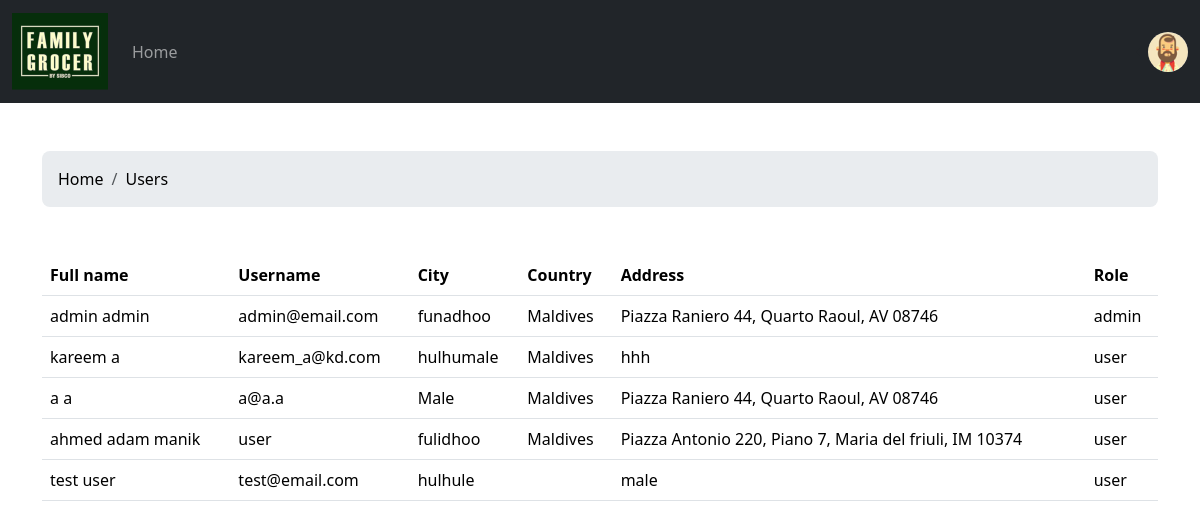
The app's page /admin/allusers.php (signed in) with its own data.
### tables this page shows
CREATE TABLE `users` (
  `id` int(11) NOT NULL,
  `email` varchar(100) NOT NULL,
  `firstname` varchar(1000) NOT NULL,
  `lastname` varchar(1000) NOT NULL,
  `password` varchar(1000) NOT NULL,
  `address` varchar(1000) NOT NULL,
  `city` varchar(1000) NOT NULL,
  `country` varchar(1000) NOT NULL,
  `role` varchar(1000) NOT NULL
);

### admin/allusers.php (the view, shortened to what this page needs)
<?php
require 'includes/header.php';
require 'includes/navconnected.php'; ?>
  <div class="container my-5">
  <nav aria-label="breadcrumb">
    <ol class="breadcrumb p-3 bg-body-secondary rounded-3 ">
      <li class="breadcrumb-item"><a href="index.php">Home</a></li>
      <li class="breadcrumb-item"><a href="allusers.php">Users</a></li>
    </ol>
  </nav>
</div>
<div class="container scroll">
    <table class="table table-hover">
        <thead>
        <tr>
            <th data-field="lastname">Full name</th>
            <th data-field="email">Username</th>
            <th data-field="city">City</th>
            <th data-field="country">Country</th>
            <th data-field="address">Address</th>
            <th data-field="role">Role</th>
        </tr>
        </thead>
        <tbody>
        <?php
        include '../db.php';
        $queryuser = "SELECT id, email, firstname, lastname, address, city, country,role FROM users";
        $resultuser = $connection->query($queryuser);
        if ($resultuser->num_rows > 0) {
            while($rowuser = $resultuser->fetch_assoc()) {
                $firstname = $rowuser['firstname'];
                $lasttname = $rowuser['lastname'];
                $email = $rowuser['email'];
                $city = $rowuser['city'];
                $country = $rowuser['country'];
                $address = $rowuser['address'];
                $role = $rowuser['role'];
                ?>
                <tr>
                    <td><?php echo" $firstname "." $lasttname"; ?></td>
                    <td><?= $email; ?></td>
                    <td><?= $city; ?></td>
                    <td><?= $country; ?></td>
                    <td><?= $address; ?></td>
                    <td><?= $role; ?></td>
                </tr>
            <?php }}  ?>
        </tbody>
    </table>
</div>
<?php require 'includes/footer.php'; ?>

### admin/includes/header.php (shortened to what this page needs)
<!DOCTYPE html>
<html>
    <head>
    <link href="https://cdn.jsdelivr.net/npm/bootstrap@5.3.3/dist/css/bootstrap.min.css" rel="stylesheet">
  <link href="/ecommerce-prod/src/css/fontawesome.css" rel="stylesheet" />
  <link href="/ecommerce-prod/src/css/brands.css" rel="stylesheet" />
  <link href="/ecommerce-prod/src/css/solid.css" rel="stylesheet" />
</head>
  <body>

### admin/includes/navconnected.php (shortened to what this page needs)
<nav class="navbar navbar-expand-sm navbar-dark bg-dark">
  <div class="container-fluid">
        <a class="navbar-brand" href="./index.php"><img src="src/img/logo1.png" alt=""></a>
        <div class="collapse navbar-collapse" id="mynavbar">
              <ul class="navbar-nav me-auto">
                    <li class="nav-item">
                      <a class="nav-link" href="./index.php">Home</a>
                    </li>
              </ul>
                <div class="btn-group dropstart">
                            <a class="nav-link dropdown-toggle ms-auto" href="#"  role="button" data-bs-toggle="dropdown" aria-expanded="false">
                              <img  src="users/default.jpg" width="40" height="40" class="rounded-circle">
                            </a>
                      </div>
        </div>
  </div>
</nav>

### admin/includes/footer.php (shortened to what this page needs)
</body>
</html>

### src/css/brands.css (style rules this page uses)
:root, :host { --fa-style-family-brands: 'Font Awesome 6 Brands'; --fa-font-brands: normal 400 1em/1 'Font Awesome 6 Brands'; }

### src/css/solid.css (style rules this page uses)
:root, :host { --fa-style-family-classic: 'Font Awesome 6 Free'; --fa-font-solid: normal 900 1em/1 'Font Awesome 6 Free'; }

### admin/allusers.php (style rules this page uses)
a { text-decoration: none; color:black; }

### records on screen
users: firstname "admin", lastname "admin", email "admin@email.com", city "funadhoo", country "Maldives", address "Piazza Raniero 44, Quarto Raoul, AV 08746", role "admin"
users: firstname "kareem", lastname "a", email "kareem_a@kd.com", city "hulhumale", country "Maldives", address "hhh", role "user"
users: firstname "a", lastname "a", email "a@a.a", city "Male", country "Maldives", address "Piazza Raniero 44, Quarto Raoul, AV 08746", role "user"
users: firstname "ahmed", lastname "adam manik", email "user", city "fulidhoo", country "Maldives", address "Piazza Antonio 220, Piano 7, Maria del friuli, IM 10374", role "user"
users: firstname "test", lastname "user", email "test@email.com", city "hulhule", address "male", role "user"
